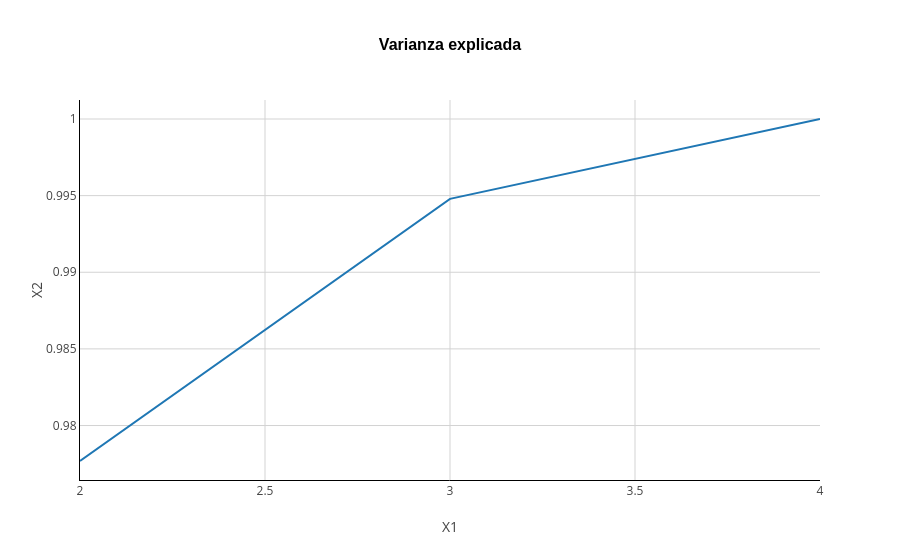

Notebook source saved alongside this figure:
### Markdown cell above
Calculamos los componentes principales. Para obtener la cantidad $q$ óptima de componentes miramos la proporción total de la variación explicada por los $q$ componentes y nos quedamos con el valor de $q$ que nos permita explicar aproximadamente un poco más del $90\%$ de la variación.

### Code cell
explained_variance = []
for i in np.arange(2, 5):
    pca = PCA(n_components=i).fit(X)
    explained_variance.append(pca.explained_variance_ratio_.sum())

figure = px.line(
    x=np.arange(2, 5),
    y=explained_variance,
    title='Varianza explicada',
    labels={'x': 'q', 'y': 'Varianza'},
    template='none'
)

figure.update_layout(
    title='Varianza explicada',
    title_font=dict(size=16, family='Arial', color='black', weight='bold'),
    xaxis_title='X1',
    yaxis_title='X2',
    plot_bgcolor='white',
    yaxis=dict(showgrid=True, gridcolor='LightGray', showline=True, linecolor='Black', zeroline=True, zerolinecolor='LightGray'),
    xaxis=dict(showgrid=True, gridcolor='LightGray', showline=True, linecolor='Black', zeroline=True, zerolinecolor='LightGray'),
)

figure.show()

### Figure 1 — Plotly figure (JSON) as saved in the notebook; plotly's stock layout.template omitted (floating-point values rounded to 4 significant figures)
{"data": [{"hovertemplate": "q=%{x}<br>Varianza=%{y}<extra></extra>", "legendgroup": "", "line": {"color": "#1F77B4", "dash": "solid"}, "marker": {"symbol": "circle"}, "mode": "lines", "name": "", "orientation": "v", "showlegend": false, "type": "scatter", "x": [2, 3, 4], "xaxis": "x", "y": [0.9777, 0.9948, 1], "yaxis": "y"}], "layout": {"legend": {"tracegroupgap": 0}, "plot_bgcolor": "white", "title": {"font": {"color": "black", "family": "Arial", "size": 16, "weight": "bold"}, "text": "Varianza explicada"}, "xaxis": {"anchor": "y", "domain": [0, 1], "gridcolor": "LightGray", "linecolor": "Black", "showgrid": true, "showline": true, "title": {"text": "X1"}, "zeroline": true, "zerolinecolor": "LightGray"}, "yaxis": {"anchor": "x", "domain": [0, 1], "gridcolor": "LightGray", "linecolor": "Black", "showgrid": true, "showline": true, "title": {"text": "X2"}, "zeroline": true, "zerolinecolor": "LightGray"}}}
